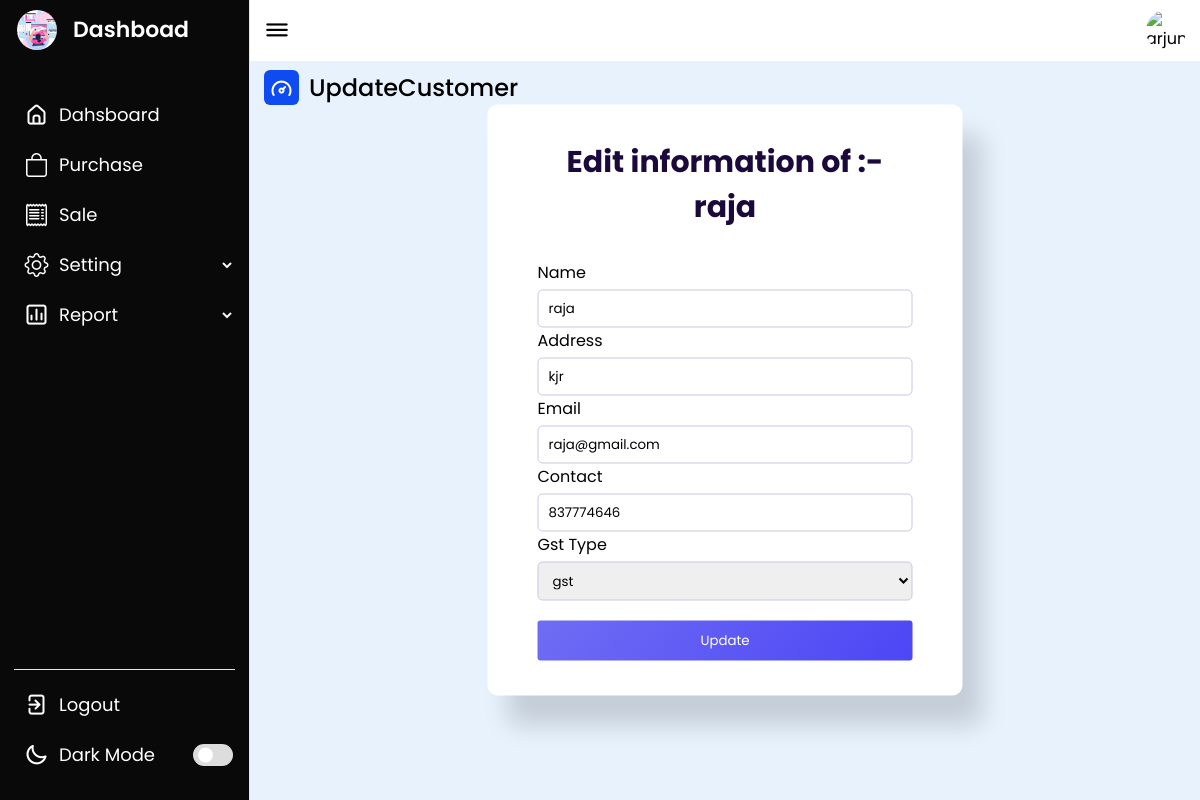
The page /updatecostomer.php?vid=8 (signed in) on the database its author committed.
### tables this page shows
CREATE TABLE `costomer_master` (
  `costomer_id` int(100) NOT NULL,
  `costomer_name` varchar(100) NOT NULL,
  `costomer_address` varchar(100) NOT NULL,
  `costomer_email` varchar(100) NOT NULL,
  `costomer_contact` varchar(100) NOT NULL,
  `gst_type` varchar(100) NOT NULL
);

### updatecostomer.php (the view, shortened to what this page needs)
<?php
require('db.php');
?>
<!DOCTYPE html>
<html lang="en">
<head>
    <link rel="stylesheet" href="css/mycss.css">
</head>
<body>
    <?php
    $uid=$_GET['vid'];
    $ret=mysqli_query($con,"select * from costomer_master where costomer_id='$uid'");
    $row=mysqli_fetch_array($ret);
    ?>
    <?php
	include 'navbar.php';
	?>
    <section class="dashboard">
    <div class="top">
            <i class="uil uil-bars sidebar-toggle"></i>
            <img src="images/profile.jpeg" alt="arjun">
        </div>
        <div class="dash-content">
            <div class="overview">
                <div class="title">
                    <i class="uil uil-tachometer-fast-alt"></i>
                    <span class="text">UpdateCustomer</span>
                </div>
                <div class="container">
       <h1>Edit information of :-<?php echo $row['costomer_name'];?></h1>
   <form name="form" method="post" action="">
    Name
   <p><input type="text" name="name" value="<?php echo $row['costomer_name'];?>"/></p>
   Address
   <p><input type="text" name="address" value="<?php echo $row['costomer_address'];?>"/></p>
   Email
   <p><input type="text" name="email"  value="<?php echo $row['costomer_email'];?>"/></p>
   Contact
   <p><input type="text" name="contact"  value="<?php echo $row['costomer_contact'];?>"/></p>
   Gst Type
   <select name="gst" required>
   <option value=<?php echo $row['gst_type'];?>><?php echo $row['gst_type'];?></option>
</select>
<button name="register">Update</button>
</form>
</div>
        </div>
        </div>
    </section>
</body>
</html>

### css/mycss.css (style rules this page uses)
body { height: 100vh; background: linear-gradient( 135deg, #6f6df4, #4c46f5 ); }
:root { --primar-color: #ffffff; --tran-05: all 0.5s ease; --tran-03: all 0.3s ease; --tran-03: all 0.2s ease; }
.container { background-color: var(--primar-color); width: 50%; min-width: 420px; padding: 35px 50px; transform: translate(-50%,-50%); position: absolute; left: 50%; top: 50%; border-radius: 10px; box-shadow: 20px 30px 25px rgba(0,0,0,0.15); }
h1 { font-size: 30px; text-align: center; color: #1c093c; }
p { position: relative; margin: auto; width: 100%; text-align: center; color: #606060; font-size: 14px; font-weight: 400; }
form { width: 100%; position: relative; margin: 30px auto 0 auto; }
textarea, input,select { width: 100%; font-weight: 400; padding: 8px 10px; border-radius: 5px; border: 1.2px solid #c4cae0; margin-top: 5px; }
button { border: none; padding: 10px 20px; background: linear-gradient( 130deg, #6f6df4, #4c46f5 ); color: #ffffff; border-radius: 3px; margin-top: 20px; width: 100%; }

### css/style.css (style rules this page uses)
* { margin: 0; padding: 0; box-sizing: border-box; font-family: 'Poppins', sans-serif; }
:root { --primary-color: #0E4BF1; --panel-color: #FFF; --text-color: #000; --black-light-color: #707070; --border-color: #e6e5e5; --toggle-color: #DDD; --box1-color: #62a5ec; --box2-color: #FFE6AC; --box3-color: #E7D1FC; --box4-color: #87e6e3; --title-icon-color: #fff; --nav-color: #090909; --dash-color: #e7f2fd; --tran-05: all 0.5s ease; --tran-03: all 0.3s ease; --tran-03: all 0.2s ease; }
body { min-height: 100vh; background-color: var(--primary-color); }
.dashboard { position: relative; left: 250px; background-color: var(--dash-color); min-height: 100vh; width: calc(100% - 250px); padding: 10px 14px; transition: var(--tran-05); }
.dashboard .top { position: fixed; top: 0; left: 250px; display: flex; width: calc(100% - 250px); justify-content: space-between; align-items: center; padding: 10px 14px; background-color: var(--panel-color); transition: var(--tran-05); z-index: 10; }
.dashboard .top .sidebar-toggle { font-size: 26px; color: var(--text-color); cursor: pointer; }
.top img { width: 40px; border-radius: 50%; }
.dashboard .dash-content { padding-top: 0px; }
.dash-content .title { display: flex; align-items: center; margin: 60px 0 30px 0; }
.dash-content .title i { position: relative; height: 35px; width: 35px; background-color: var(--primary-color); border-radius: 6px; color: var(--title-icon-color); display: flex; align-items: center; justify-content: center; font-size: 24px; }
.dash-content .title .text { font-size: 24px; font-weight: 500; color: var(--text-color); margin-left: 10px; }

### rows shown on the page
costomer_master: costomer_name "raja", name "raja", address "kjr", email "raja@gmail.com", contact "837774646", gst "gst"
